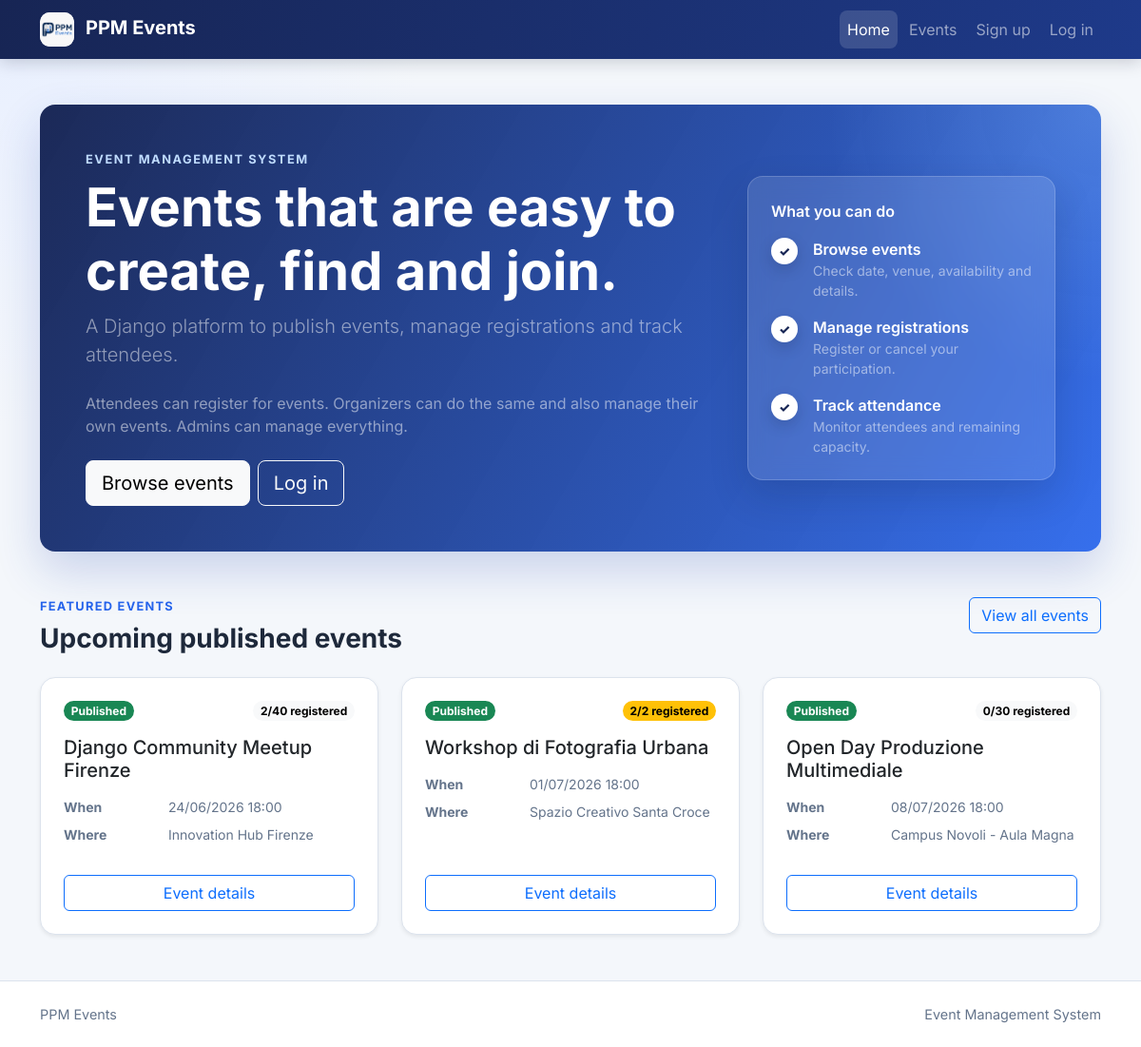
Before: / with the older database file.
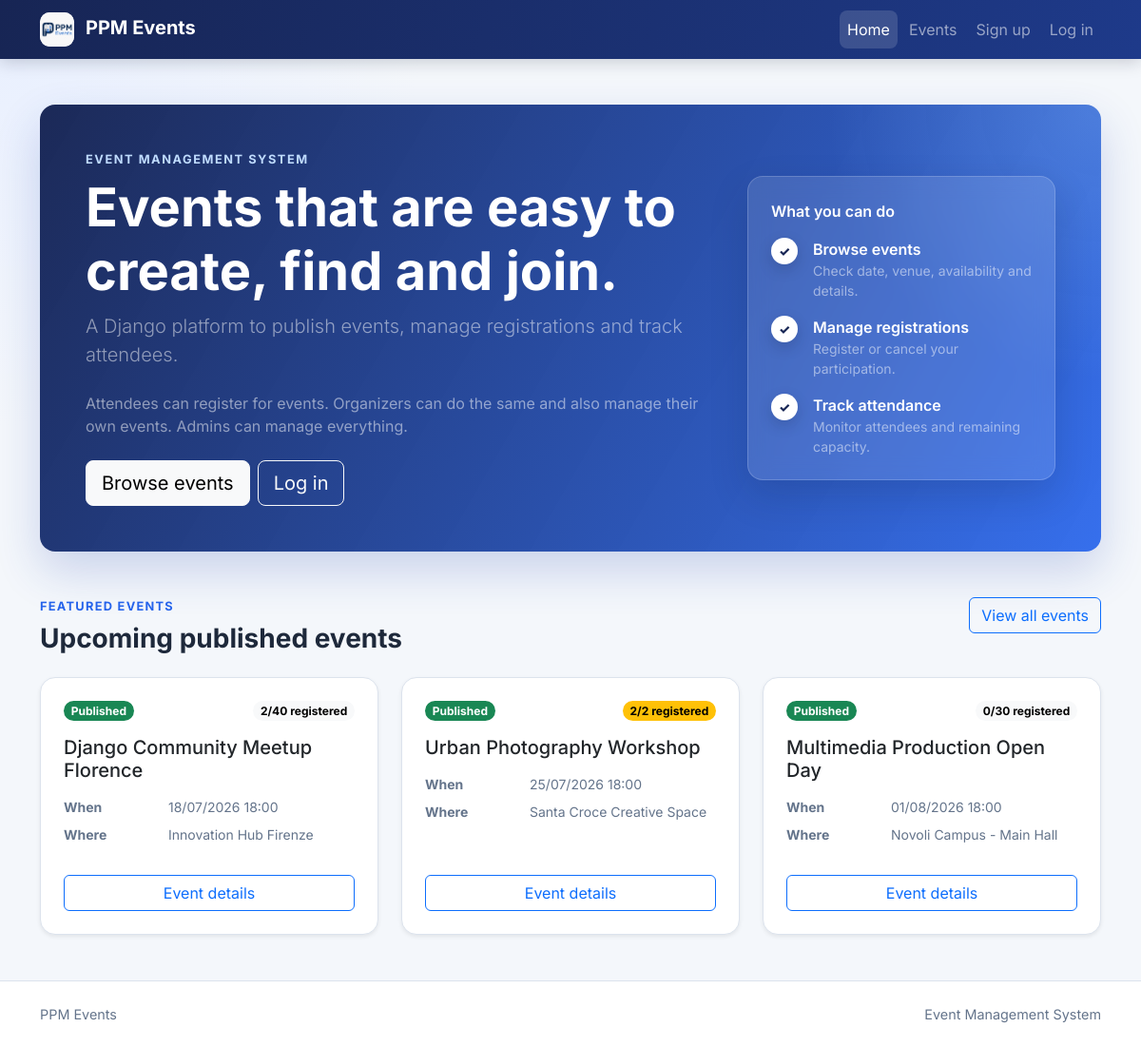
After: the same page with the newer database file.
### events/models.py (models this page shows, shortened)
class Event(models.Model):
    class Status(models.TextChoices):
        DRAFT = "draft", "Draft"
        PUBLISHED = "published", "Published"
        CANCELLED = "cancelled", "Cancelled"
    organizer = models.ForeignKey(
        settings.AUTH_USER_MODEL,
        on_delete=models.CASCADE,
        related_name="organized_events",
    )
    title = models.CharField(max_length=200)
    description = models.TextField()
    starts_at = models.DateTimeField()
    ends_at = models.DateTimeField()
    location = models.CharField(max_length=255)
    capacity = models.PositiveIntegerField(
        validators=[MinValueValidator(1)],
    )
    status = models.CharField(
        max_length=20,
        choices=Status.choices,
        default=Status.DRAFT,
    )
    created_at = models.DateTimeField(auto_now_add=True)
    updated_at = models.DateTimeField(auto_now=True)
    objects = EventQuerySet.as_manager()
    class Meta:
        ordering = ["starts_at", "title"]
        constraints = [
            models.CheckConstraint(
                condition=Q(capacity__gte=1),
                name="event_capacity_at_least_one",
            ),
            models.CheckConstraint(
                condition=Q(ends_at__gt=F("starts_at")),
                name="event_ends_after_start",
            ),
        ]
        indexes = [
            models.Index(fields=["status", "starts_at"]),
            models.Index(fields=["organizer", "starts_at"]),
        ]
    def get_absolute_url(self):
        return reverse("events:detail", kwargs={"pk": self.pk})

### events/views.py (the view)
# urls.py: path("", HomeView.as_view(), name="home"),
class HomeView(TemplateView):
    template_name = "events/home.html"
    def get_context_data(self, **kwargs):
        context = super().get_context_data(**kwargs)
        context["featured_events"] = (
            Event.objects.public()
            .select_related("organizer")
            .annotate(registration_count=Count("registrations"))[:3]
        )
        return context

### accounts/context_processors.py (called while the page is built)
def roles(request):
    return {
        "user_is_attendee": is_attendee(request.user),
        "user_is_organizer": is_organizer(request.user),
    }

### accounts/roles.py (called while the page is built)
def get_user_roles(user):
    if not user.is_authenticated:
        return frozenset()
    if not hasattr(user, "_ppm_role_names"):
        user._ppm_role_names = frozenset(
            user.groups.values_list("name", flat=True)
        )
    return user._ppm_role_names

def user_has_role(user, role):
    return role.value in get_user_roles(user)

def is_admin(user):
    return user.is_authenticated and user.is_staff

def is_attendee(user):
    return (
        user_has_role(user, Role.ATTENDEE)
        or user_has_role(user, Role.ORGANIZER)
        or is_admin(user)
    )

def is_organizer(user):
    return user_has_role(user, Role.ORGANIZER) or is_admin(user)

### events/models.py (called while the page is built)
    def public(self):
        return self.filter(status=Event.Status.PUBLISHED)

### templates/events/home.html (shortened to what this page needs)
{% extends "base.html" %}
{% block content %}
<section class="hero-section rounded-4 p-4 p-md-5">
    <div class="row align-items-center g-4">
        <div class="col-lg-8">
            <p class="hero-eyebrow mb-2">Event Management System</p>
            <h1 class="display-4 fw-bold">
                Events that are easy to create, find and join.
            </h1>
            <p class="lead text-white-50 mb-4">
                A Django platform to publish events, manage registrations
                and track attendees.
            </p>
            <p class="text-white-50 mb-4">
                Attendees can register for events. Organizers can do the same
                and also manage their own events. Admins can manage everything.
            </p>
            <div class="d-flex flex-wrap gap-2">
                <a class="btn btn-light btn-lg" href="{% url 'events:list' %}">
                    Browse events
                </a>
                {% if user_is_organizer %}
                    <a
                        class="btn btn-outline-light btn-lg"
                        href="{% url 'events:create' %}"
                    >
                        Create an event
                    </a>
                {% elif not user.is_authenticated %}
                    <a
                        class="btn btn-outline-light btn-lg"
                        href="{% url 'accounts:login' %}"
                    >
                        Log in
                    </a>
                {% endif %}
            </div>
        </div>
        <div class="col-lg-4">
            <div class="hero-feature-panel rounded-4 p-4">
                <p class="fw-semibold mb-3">What you can do</p>
                <div class="d-flex gap-3 mb-3">
                    <span class="hero-feature-icon" aria-hidden="true">&check;</span>
                    <div>
                        <div class="fw-semibold">Browse events</div>
                        <div class="small text-white-50">
                            Check date, venue, availability and details.
                        </div>
                    </div>
                </div>
                <div class="d-flex gap-3 mb-3">
                    <span class="hero-feature-icon" aria-hidden="true">&check;</span>
                    <div>
                        <div class="fw-semibold">Manage registrations</div>
                        <div class="small text-white-50">
                            Register or cancel your participation.
                        </div>
                    </div>
                </div>
                <div class="d-flex gap-3">
                    <span class="hero-feature-icon" aria-hidden="true">&check;</span>
                    <div>
                        <div class="fw-semibold">Track attendance</div>
                        <div class="small text-white-50">
                            Monitor attendees and remaining capacity.
                        </div>
                    </div>
                </div>
            </div>
        </div>
    </div>
</section>
<section class="mt-5">
    <div class="d-flex flex-column flex-sm-row justify-content-between gap-3 mb-4">
        <div>
            <p class="page-kicker mb-2">Featured events</p>
            <h2 class="h3 fw-bold mb-0">Upcoming published events</h2>
        </div>
        <div>
            <a class="btn btn-outline-primary" href="{% url 'events:list' %}">
                View all events
            </a>
        </div>
    </div>
    {% if featured_events %}
        <div class="row g-4">
            {% for event in featured_events %}
                <div class="col-md-6 col-xl-4">
                    <article class="card event-card h-100 shadow-sm">
                        <div class="card-body d-flex flex-column p-4">
                            <div class="d-flex justify-content-between gap-2 mb-3">
                                {% include "includes/event_status_badge.html" %}
                                <span class="badge rounded-pill {% if event.registration_count >= event.capacity %}text-bg-warning{% else %}text-bg-light{% endif %}">
                                    {{ event.registration_count }}/{{ event.capacity }}
                                    registered
                                </span>
                            </div>
                            <h3 class="h5 card-title mb-3">{{ event.title }}</h3>
                            <dl class="row event-meta small mb-4">
                                <dt class="col-4">When</dt>
                                <dd class="col-8">
                                    {{ event.starts_at|date:"d/m/Y H:i" }}
                                </dd>
                                <dt class="col-4">Where</dt>
                                <dd class="col-8">{{ event.location }}</dd>
                            </dl>
                            <a
                                class="btn btn-outline-primary mt-auto stretched-link"
                                href="{{ event.get_absolute_url }}"
                                aria-label="View details for {{ event.title }}"
                            >
                                Event details
                            </a>
                        </div>
                    </article>
                </div>
            {% endfor %}
        </div>
    {% else %}
        {% include "includes/empty_state.html" with title="No published events" description="When an organizer publishes an event, it will appear in this section." action_url=None action_label=None %}
    {% endif %}
</section>
{% endblock %}

### templates/base.html (shortened to what this page needs)
{% load static %}
<!doctype html>
<html lang="en">
<head>
    <link
        href="https://cdn.jsdelivr.net/npm/bootstrap@5.3.3/dist/css/bootstrap.min.css"
        rel="stylesheet"
    >
    <link rel="stylesheet" href="{% static 'css/styles.css' %}">
</head>
<body>
    {% include "includes/navbar.html" %}
    <main id="main-content" class="container py-4 py-lg-5">
        {% block content %}{% endblock %}
    </main>
    <footer class="site-footer mt-auto py-4">
        <div class="container d-flex flex-column flex-sm-row gap-2 justify-content-between">
            <span>PPM Events</span>
            <span>Event Management System</span>
        </div>
    </footer>
</body>
</html>

### templates/includes/navbar.html (shortened to what this page needs)
{% load static %}
<nav class="navbar navbar-expand-lg navbar-dark site-navbar sticky-top">
    <div class="container">
        <a class="navbar-brand fw-bold" href="{% url 'events:home' %}">
            <span class="brand-logo-wrap" aria-hidden="true">
                <img
                    class="brand-logo"
                    src="{% static 'img/ppm-events-logo.png' %}"
                    alt=""
                >
            </span>
            PPM Events
        </a>
        <div class="collapse navbar-collapse" id="mainNavigation">
            <ul class="navbar-nav ms-auto align-items-lg-center gap-lg-1">
                <li class="nav-item">
                    <a
                        class="nav-link{% if request.resolver_match.url_name == 'home' %} active{% endif %}"
                        href="{% url 'events:home' %}"
                        {% if request.resolver_match.url_name == "home" %}aria-current="page"{% endif %}
                    >
                        Home
                    </a>
                </li>
                <li class="nav-item">
                    <a
                        class="nav-link{% if request.resolver_match.url_name == 'list' or request.resolver_match.url_name == 'detail' %} active{% endif %}"
                        href="{% url 'events:list' %}"
                    >
                        Events
                    </a>
                </li>
                {% if user.is_authenticated %}
                    <li class="nav-item ms-lg-2">
                        <span class="navbar-text user-chip">
                            <span class="user-name">{{ user.get_username }}</span>
                            {% if user.is_superuser %}
                                <span class="badge text-bg-warning">Admin</span>
                            {% elif user_is_organizer %}
                                <span class="badge text-bg-primary">Organizer</span>
                            {% elif user_is_attendee %}
                                <span class="badge text-bg-info">Attendee</span>
                            {% endif %}
                        </span>
                    </li>
                    <li class="nav-item">
                        <form method="post" action="{% url 'accounts:logout' %}">
                            {% csrf_token %}
                            <button class="btn btn-outline-light btn-sm ms-lg-2" type="submit">
                                Log out
                            </button>
                        </form>
                    </li>
                {% else %}
                    <li class="nav-item">
                        <a
                            class="nav-link{% if request.resolver_match.url_name == 'signup' %} active{% endif %}"
                            href="{% url 'accounts:signup' %}"
                        >
                            Sign up
                        </a>
                    </li>
                    <li class="nav-item">
                        <a
                            class="nav-link{% if request.resolver_match.url_name == 'login' %} active{% endif %}"
                            href="{% url 'accounts:login' %}"
                        >
                            Log in
                        </a>
                    </li>
                {% endif %}
            </ul>
        </div>
    </div>
</nav>

### templates/includes/event_status_badge.html
{% if event.status == "published" %}
    <span class="badge rounded-pill text-bg-success">Published</span>
{% elif event.status == "cancelled" %}
    <span class="badge rounded-pill text-bg-danger">Cancelled</span>
{% else %}
    <span class="badge rounded-pill text-bg-secondary">Draft</span>
{% endif %}

### static/css/styles.css (style rules this page uses)
:root { --ppm-navy: #172554; --ppm-blue: #2563eb; --ppm-blue-dark: #1d4ed8; --ppm-surface: #ffffff; --ppm-background: #f4f7fb; --ppm-border: #dce3ed; --ppm-muted: #64748b; }
html { scroll-behavior: smooth; }
body { min-height: 100vh; display: flex; flex-direction: column; color: #1e293b; font-family: "Inter", system-ui, -apple-system, BlinkMacSystemFont, "Segoe UI", sans-serif; background: radial-gradient(circle at top left, #e8efff 0, transparent 28rem), var(--ppm-background); }
main { flex: 1; }
a { text-underline-offset: 0.18em; }
.site-navbar { background: linear-gradient(110deg, var(--ppm-navy), #1e3a8a); box-shadow: 0 0.25rem 1rem rgba(15, 23, 42, 0.18); }
.brand-logo-wrap { display: inline-flex; width: 2.25rem; height: 2.25rem; margin-right: 0.45rem; align-items: center; justify-content: center; background: #fff; border-radius: 0.65rem; overflow: hidden; vertical-align: middle; }
.brand-logo { width: 100%; height: 100%; object-fit: contain; }
.navbar .nav-link { border-radius: 0.5rem; }
.navbar .nav-link.active { background: rgba(255, 255, 255, 0.14); }
.hero-section { overflow: hidden; color: #fff; background: radial-gradient(circle at top right, rgba(147, 197, 253, 0.28), transparent 18rem), linear-gradient(120deg, rgba(23, 37, 84, 0.98), rgba(37, 99, 235, 0.92)); border: 0; box-shadow: 0 1.25rem 3rem rgba(30, 64, 175, 0.2); }
.hero-eyebrow { color: #bfdbfe; font-size: 0.8rem; font-weight: 700; letter-spacing: 0.12em; text-transform: uppercase; }
.hero-feature-icon { display: inline-grid; flex: 0 0 1.75rem; width: 1.75rem; height: 1.75rem; place-items: center; color: #172554; font-size: 0.85rem; font-weight: 800; background: #fff; border-radius: 50%; box-shadow: 0 0.35rem 0.9rem rgba(15, 23, 42, 0.18); }
.hero-feature-panel { background: rgba(255, 255, 255, 0.12); border: 1px solid rgba(255, 255, 255, 0.18); box-shadow: 0 1rem 2.5rem rgba(15, 23, 42, 0.16); backdrop-filter: blur(0.7rem); }
.btn { transition: color 160ms ease, background-color 160ms ease, border-color 160ms ease, box-shadow 160ms ease, transform 160ms ease; }
.page-kicker { color: var(--ppm-blue); font-size: 0.8rem; font-weight: 700; letter-spacing: 0.1em; text-transform: uppercase; }
.card { border-color: var(--ppm-border); border-radius: 1rem; }
.event-card { transition: border-color 160ms ease, transform 160ms ease, box-shadow 160ms ease; }
.event-meta { color: var(--ppm-muted); }
.site-footer { color: #64748b; font-size: 0.9rem; background: #fff; border-top: 1px solid var(--ppm-border); }

Changed rows visible on the page:
removed Event: status "Published", registration_count "2", capacity "40", title "Django Community Meetup Firenze", starts_at "24/06/2026 18:00", location "Innovation Hub Firenze"
removed Event: status "Published", registration_count "2", capacity "2", title "Workshop di Fotografia Urbana", starts_at "01/07/2026 18:00", location "Spazio Creativo Santa Croce"
removed Event: status "Published", registration_count "0", capacity "30", title "Open Day Produzione Multimediale", starts_at "08/07/2026 18:00", location "Campus Novoli - Aula Magna"
added Event: status "Published", registration_count "2", capacity "40", title "Django Community Meetup Florence", starts_at "18/07/2026 18:00", location "Innovation Hub Firenze"
added Event: status "Published", registration_count "2", capacity "2", title "Urban Photography Workshop", starts_at "25/07/2026 18:00", location "Santa Croce Creative Space"
added Event: status "Published", registration_count "0", capacity "30", title "Multimedia Production Open Day", starts_at "01/08/2026 18:00", location "Novoli Campus - Main Hall"
